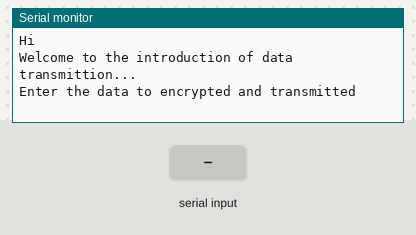
Recording of a sketch running on a simulated Arduino Uno, built with avr-gcc and run on an emulated ATmega328P. On the bench: the last lines printed to the serial monitor. Inputs (shaded band) come from the test bench.

Above: at 1.2 s.
1.3 s: "1" received over Serial
At 3.5 s:
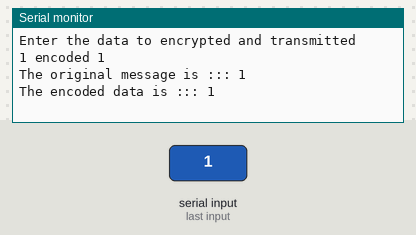
3.8 s: "0" received over Serial
At 5.2 s:
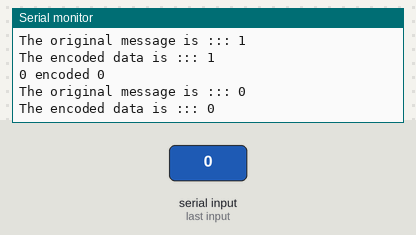
5.3 s: "2" received over Serial
At 6.8 s:
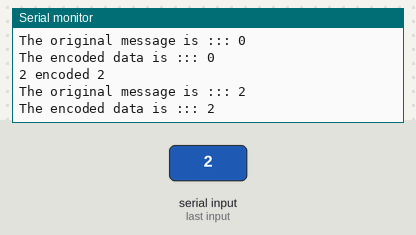

Measured:
- after the input at 1.3 s, the serial monitor: prints a new line after 1.0 s (image 1)
- after the input at 3.8 s, the serial monitor: prints a new line after 1.0 s (image 2)
- after the input at 5.3 s, the serial monitor: prints a new line after 1.0 s (image 3)

The sketch:

transmitter.ino
```cpp
#include<SoftwareSerial.h>
#include<string.h>
int tx=4,rx=3;
String str,en_str,q;
int d;
SoftwareSerial xbee=SoftwareSerial(rx,tx);             //for serial communication

void setup()
{
 Serial.begin(9600);
 xbee.begin(9600);
 Serial.println("Hi\nWelcome to the introduction of data transmittion...\n");
 Serial.println("Enter the data to encrypted and transmitted\n");
}

void loop()
{
 while(Serial.available()>0)
 {
  str=Serial.readString();
  d=str.length();                                 //length of string

  for(int i=0;i<d;i++)
  {
    char a=str[i]+i;                                   //encryption

    Serial.print(str[i]);
    Serial.print(" encoded ");
    Serial.println(a);
    en_str+=a;                                    //encrypted string
  }
  Serial.print("The original message is ::: ");
  Serial.println(str);
  Serial.print("The encoded data is ::: ");
  Serial.println(en_str);
  xbee.print(en_str);                                  //data transmitted
  en_str="";
 }


}
```
